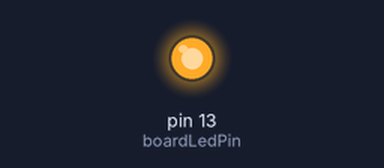
A sketch run on a simulated Arduino Uno, built with avr-gcc and run on an emulated ATmega328P. Shown: output pins drawn as LEDs (lit = HIGH).

Above: at 0.05 s.
Timing chart, 0 to 5.8 s (numbered marks = the images above):
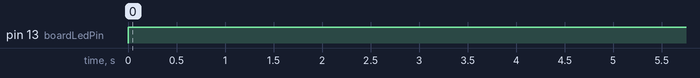

Measured:
- by itself, pin 13 (boardLedPin): LOW → HIGH at 0.00 s

The sketch:

BasicFunction01.ino
```cpp
// 两种方法都可以定义pin，但是 #define 对内存的占用更少
const int boardLedPin=13;
#define ledPin=2;

void setup() {
  // 在arduino 通电的时候只会运行一次
  // 通常用来配置引脚模式、启动串口通信等

  // 1.pinMode(引脚号, 模式) 写在setup里
  // OUTPUT  &  INPUT   两种模式


  pinMode(13,OUTPUT);

}

void loop() {
  // 核心循环代码：在这里写的代码会像死循环一样，从上到下无限重复运行
  // 硬件的控制逻辑、传感器数据读取都写在这里

  // 1.digitalWrite(引脚号, 状态) & digitalRead(引脚号) & dalay(毫秒数)  写在loop里
  // digitalWrite 有两个mode:  high 5V   |    low 0V

  digitalWrite(13, HIGH);
  delay(5000);
  digitalWrite(13,LOW);
}
```
